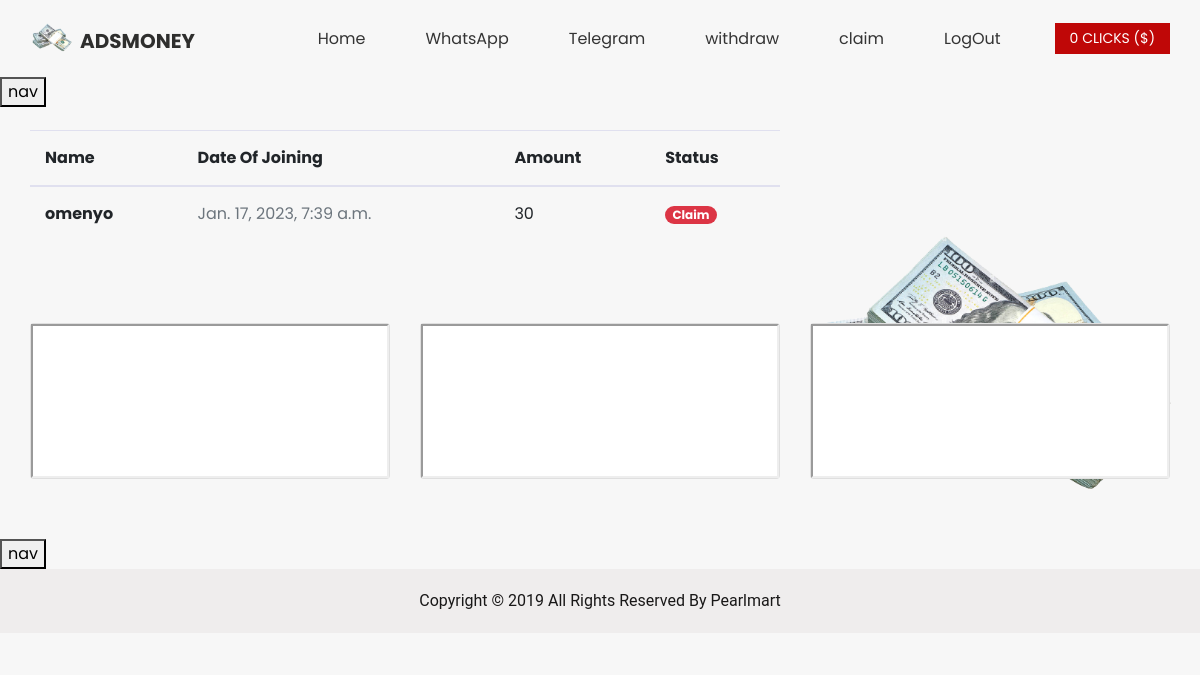
The page /claim (signed in) on the database its author committed.
### main/models.py (models this page shows, shortened)
class ReferralBonu(models.Model):
	person = models.CharField(max_length=1000,default=0)
	amount= models.CharField(max_length=1000,default=0)
	paid= models.BooleanField(default=False)
	date_paid =models.DateTimeField(default=datetime.datetime.today)
	class Meta:
		ordering = ('-date_paid', )

class AdsLink(models.Model):
	name =models.CharField(max_length=1000)

### main/views.py (the view)
# urls.py: path('claim', claim , name='claim'),
@login_required(login_url='login')
def claim(request):
    try:
        user=Clicks.objects.get(name=request.user)
    except:
        user=None
    if user is not None:
        dollar=((int(user.number)*3)/1000)
        click=user.number
    else:
        dollar=0
        click=0
    clicks=ReferralBonu.objects.filter(person=request.user)
    Lists=[]
    List=[]
    lists=AdsLink.objects.all()
    if len(lists)>=3:
        for i in lists:
            List.append(i.name)
    else:
        pass
    Lists=random.sample(List, len(List))
    Lists=Lists[:3]
    context={'Lists':Lists,'click':click,'clicks':clicks,}
    return render(request,'claim.html',context)

### templates/claim.html (shortened to what this page needs)
{% extends 'base.html' %}
{% load crispy_forms_tags %}
{% load static %}
{% block body %}
  <section class="contact_section layout_padding " style=" background-image: url('static/images/logo1.png');">
    <div class="container">
      <div class="row">
        <div class="col-md-8 mr-auto">
            <table class="table">
                <thead>
                  <tr>
                    <th>Name</th>
                    <th>Date Of Joining</th>
                    <th>Amount</th>
                    <th>Status</th>
                  </tr>
                </thead>
                <tbody>
                {% for i in clicks %}
                  <tr>
                    <td class="font-weight-bold">
                      {{ i.person }}
                    </td>
                    <td class="text-muted">
                        {{i.date_paid}}
                    </td>
                    <td>
                        {{i.amount}}
                    </td>
                    <td>
                        {% if i.paid == True %}
                        <label class="badge badge-success badge-pill">Paid</label>
                        {% else %}
                        <a href="{% url 'claimid' i.id %}"><label class="badge badge-danger badge-pill">Claim</label></a>
                        {% endif %}
                    </td>
                  </tr>
                  {% endfor %}
                </tbody>
              </table>
        </div>
      </div>
    </div>
  {% endblock %}

### static/css/style.css (style rules this page uses)
body { font-family: 'Poppins', sans-serif; color: #000000; background-color: #ffffff; }
.layout_padding { padding: 15px 0; }
a, a:hover, a:focus { text-decoration: none; }
.contact_section { background-image: url('static/images/logo1.png'); background-repeat: no-repeat; background-size: 415px; background-position: right center; }

### static/css/responsive.css (style rules this page uses)
@media (min-width: 1200px) { .container { max-width: 1170px; } }

### templates/claim.html (style rules this page uses)
.table, .jsgrid .jsgrid-table { width: 100%; max-width: 100%; margin-bottom: 1rem; background-color: transparent; }
.table th, .jsgrid .jsgrid-table th, .table td, .jsgrid .jsgrid-table td { padding: 0.9375rem; vertical-align: top; border-top: 1px solid #e0e0ef; }
.table thead th, .jsgrid .jsgrid-table thead th { vertical-align: bottom; border-bottom: 2px solid #e0e0ef; }

### rows shown on the page
ReferralBonu: person "omenyo", date_paid "Jan. 17, 2023, 7:39 a.m.", amount "30", paid "Claim"

### other values the page prints
{{ click }} "0"
